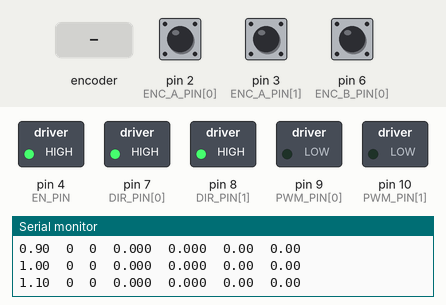
A sketch run on a simulated Arduino Uno, built with avr-gcc and run on an emulated ATmega328P. Parts: switched loads named in the sketch (green lamp = pin HIGH), the last lines printed to the serial monitor. The inputs (shaded band) are chosen by the test bench; at power-on: pin 2 (ENC_A_PIN[0]) HIGH, pin 3 (ENC_A_PIN[1]) HIGH, pin 6 (ENC_B_PIN[0]) HIGH.

Above: at 1.2 s.
1.3 s: rotary encoder on pin 2 (ENC_A_PIN[0]) / pin 6 (ENC_B_PIN[0]) turned 3 steps (first pin leading)
4.3 s: rotary encoder on pin 2 (ENC_A_PIN[0]) / pin 6 (ENC_B_PIN[0]) turned 1 step (first pin leading)
At 6.51 s:
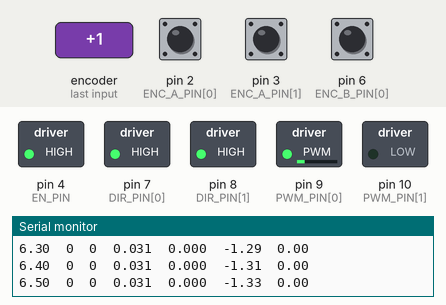
7.5 s: rotary encoder on pin 2 (ENC_A_PIN[0]) / pin 6 (ENC_B_PIN[0]) turned 3 steps (first pin leading)
10.5 s: rotary encoder on pin 2 (ENC_A_PIN[0]) / pin 6 (ENC_B_PIN[0]) turned 1 step (first pin leading)
Timing chart, 0 to 17.5 s (numbered marks = the images above; inputs shaded):
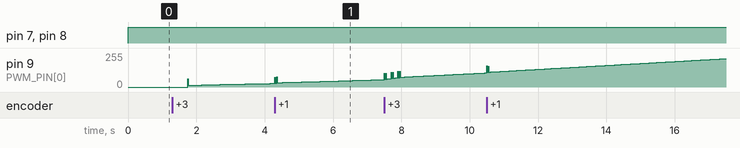

The sketch:

position_control.ino
```cpp
/*
 * EENG350 Mini Project - Two wheel position control.
 *
 * Holds each wheel at a goal position set by the Raspberry Pi over I2C.
 * Each wheel has two tape marks, 0 and 1, 180 degrees apart, and 0 faces up
 * when the Arduino is reset. A goal of 0 means 0 rad and a goal of 1 means
 * pi rad, measured from the position at reset. Returning to 0 unwinds back
 * to 0 rad rather than continuing on to 2*pi.
 *
 * Every 10 ms, for each wheel:
 *     pos_error      = desired_pos - actual_pos
 *     integral_error = integral_error + pos_error*dt
 *     desired_speed  = Kp_pos*pos_error + Ki_pos*integral_error
 *     Voltage        = Kp_vel*(desired_speed - actual_speed)
 *
 * Deadband: within DEADBAND_RAD of the goal the voltage is set to 0 and the
 * integral is frozen. Otherwise a voltage too small to overcome friction
 * sits on the motor and it whines. The Simulink model has no deadband.
 *
 * I2C protocol (Arduino is the slave at address 0x08)
 *   Pi -> Arduino, 3 bytes: [0, left_goal, right_goal]. Each goal is 0 or 1.
 *     From Python: bus.write_i2c_block_data(0x08, 0, [left, right])
 *     Any other message is ignored. The Arduino sends nothing back.
 *
 * Modes
 *   Normal (STEP_TEST not defined): goals come from the Pi
 *
 * Note: opening the USB serial port resets the Uno, which also resets the
 * encoder counts. Set both wheels to 0 before opening the serial monitor.
 *
 * Hardware
 *   Pololu dual MC33926 motor driver shield: pin 4 enable, pins 7/8 motor
 *   1/2 direction, pins 9/10 motor 1/2 PWM.
 *   Motor 1 = LEFT wheel.  Encoder A (yellow) -> pin 2, B (white) -> pin 6
 *   Motor 2 = RIGHT wheel. Encoder A (yellow) -> pin 3, B (white) -> pin 5
 *   Encoder Vcc (blue) -> 5 V, encoder GND (green) -> GND
 *   Raspberry Pi GPIO2 (SDA, pin 3)  -> Arduino A4 (SDA)
 *   Raspberry Pi GPIO3 (SCL, pin 5)  -> Arduino A5 (SCL)
 *   Raspberry Pi GND (pin 6)         -> Arduino GND
 */

#include <Wire.h>

// Uncomment to run the quadrant table as a step test instead of listening to the Pi
// #define STEP_TEST

// ------------------------------ settings ------------------------------------
const float Kp_vel = 3.2;
const float Kp_pos = 5.0;
const float Ki_pos = 2.0;
const float MAX_SPEED = 6.0;
const float Battery_Voltage = 7.0;
const float DEADBAND_RAD = 0.02;

const float COUNTS_PER_REV = 1600.0;
const int MOTOR_DIR[2] = {-1, -1};

const unsigned long desired_Ts_ms = 10;
const uint8_t I2C_ADDRESS = 0x08;

#ifdef STEP_TEST
const int SUITE_GOALS[][2] = {
    {0, 0},   // NE (start)
    {0, 1},   // NW: right 0 -> 1
    {1, 1},   // SW: left  0 -> 1
    {1, 0},   // SE: right 1 -> 0
    {0, 0},   // NE: left  1 -> 0
};
const int SUITE_STAGES = sizeof(SUITE_GOALS) / sizeof(SUITE_GOALS[0]);
const float STEP_TIME = 1.0;
const float STAGE_TIME = 3.0;
const float RUN_TIME = STEP_TIME + (SUITE_STAGES - 1) * STAGE_TIME;
bool finished = false;
#else
const unsigned int PRINT_EVERY = 10;
unsigned int pass_count = 0;
#endif
// ----------------------------------------------------------------------------

const int EN_PIN       = 4;
const int DIR_PIN[2]   = {7, 8};
const int PWM_PIN[2]   = {9, 10};
const int ENC_A_PIN[2] = {2, 3};
const int ENC_B_PIN[2] = {6, 5};

volatile long count[2] = {0, 0};       // encoder counts, updated in the interrupts

// Runs on every edge of channel A: if B differs from A the wheel turns forward.
void encoder1ISR() {
    if (digitalRead(ENC_A_PIN[0]) != digitalRead(ENC_B_PIN[0])) count[0]++;
    else                                                        count[0]--;
}
void encoder2ISR() {
    if (digitalRead(ENC_A_PIN[1]) != digitalRead(ENC_B_PIN[1])) count[1]++;
    else                                                        count[1]--;
}

long readCount(int i) {
    noInterrupts();
    long c = count[i];
    interrupts();
    return c;
}

// Controller state
int goal[2] = {0, 0};                  // goal tape mark for each wheel, 0 or 1
float prev_pos_rad[2] = {0, 0};        // wheel positions at the previous sample [rad]
float integral_error[2] = {0, 0};      // integral of the position error [rad*s]
unsigned long next_ms;                 // when the next sample is due
unsigned long start_us, last_us;       // start time and previous sample [us]

volatile uint8_t i2c_goal[2] = {0, 0};

// Called when the Pi writes. Accepts only [0, left, right] with goals 0 or 1.
void receiveEvent(int howMany) {
    uint8_t msg[3];
    int n = 0;
    while (Wire.available()) {             // read everything so the buffer is empty
        uint8_t c = Wire.read();
        if (n < 3) msg[n] = c;
        n++;
    }
    if (n == 3 && msg[0] == 0 && msg[1] <= 1 && msg[2] <= 1) {
        i2c_goal[0] = msg[1];
        i2c_goal[1] = msg[2];
    }
}

// The sign of the voltage goes to the DIR pin, its size to the PWM duty.
void applyVoltage(int i, float Voltage) {
    bool forward = (Voltage > 0);
    if (MOTOR_DIR[i] < 0) forward = !forward;
    digitalWrite(DIR_PIN[i], forward ? HIGH : LOW);
    float PWM = 255.0 * fabs(Voltage) / Battery_Voltage;   // 255 = full battery voltage
    analogWrite(PWM_PIN[i], min(PWM, 255.0));
}

void setup() {
    Serial.begin(115200);

    pinMode(EN_PIN, OUTPUT);
    digitalWrite(EN_PIN, HIGH);
    for (int i = 0; i < 2; i++) {
        pinMode(DIR_PIN[i], OUTPUT);
        pinMode(PWM_PIN[i], OUTPUT);
        pinMode(ENC_A_PIN[i], INPUT_PULLUP);
        pinMode(ENC_B_PIN[i], INPUT_PULLUP);
        analogWrite(PWM_PIN[i], 0);
    }

    attachInterrupt(digitalPinToInterrupt(ENC_A_PIN[0]), encoder1ISR, CHANGE);
    attachInterrupt(digitalPinToInterrupt(ENC_A_PIN[1]), encoder2ISR, CHANGE);

#ifndef STEP_TEST
    Wire.begin(I2C_ADDRESS);
    digitalWrite(SDA, LOW);
    digitalWrite(SCL, LOW);
    Wire.onReceive(receiveEvent);
#endif

    Serial.println("Ready!");
#ifndef STEP_TEST
    Serial.println("time\tgoalL\tgoalR\tposL\tposR\tVL\tVR");
#endif
    start_us = micros();
    last_us  = start_us;
    next_ms  = millis() + desired_Ts_ms;
}

void loop() {
    while (millis() < next_ms) { }  // wait for the next sample time
    next_ms += desired_Ts_ms;

    unsigned long now_us = micros();
    float dt = (now_us - last_us) * 1e-6;                // time since last sample [s]
    float current_time = (now_us - start_us) * 1e-6;     // time since start [s]
    last_us = now_us;

    // Goals for this sample
#ifdef STEP_TEST
    // Stage 0 until STEP_TIME, then the next stage every STAGE_TIME seconds
    int stage = 0;
    if (current_time >= STEP_TIME) stage = 1 + (int)((current_time - STEP_TIME) / STAGE_TIME);
    if (stage >= SUITE_STAGES) stage = SUITE_STAGES - 1;   // hold the last pair
    goal[0] = SUITE_GOALS[stage][0];
    goal[1] = SUITE_GOALS[stage][1];
#else
    noInterrupts();
    goal[0] = i2c_goal[0];
    goal[1] = i2c_goal[1];
    interrupts();
#endif

    float pos_rad[2];
    float Voltage[2];

    for (int i = 0; i < 2; i++) {
        // speed = change in wheel position [rad] / sample time [s]
        pos_rad[i] = 2 * PI * (float)readCount(i) / COUNTS_PER_REV;
        float actual_speed = (pos_rad[i] - prev_pos_rad[i]) / dt;
        prev_pos_rad[i] = pos_rad[i];

        // Outer loop: PI position controller gives the desired speed
        float desired_pos = goal[i] * PI;
        float pos_error = desired_pos - pos_rad[i];
        integral_error[i] += pos_error * dt;
        float desired_speed = Kp_pos * pos_error + Ki_pos * integral_error[i];

        bool saturated = false;
        if (desired_speed >  MAX_SPEED) { desired_speed =  MAX_SPEED; saturated = true; }
        if (desired_speed < -MAX_SPEED) { desired_speed = -MAX_SPEED; saturated = true; }

        // Inner loop: proportional velocity controller
        float error = desired_speed - actual_speed;
        Voltage[i] = Kp_vel * error;

        // the motor cannot get more than the battery voltage
        if (Voltage[i] >  Battery_Voltage) { Voltage[i] =  Battery_Voltage; saturated = true; }
        if (Voltage[i] < -Battery_Voltage) { Voltage[i] = -Battery_Voltage; saturated = true; }

        // Anti-windup: the motor can't respond to a bigger command
        if (saturated) integral_error[i] -= pos_error * dt;

        // Deadband: close enough to the goal
        if (fabs(pos_error) < DEADBAND_RAD) {
            Voltage[i] = 0;
            if (!saturated) integral_error[i] -= pos_error * dt;
        }

        applyVoltage(i, Voltage[i]);
    }

#ifdef STEP_TEST
    if (current_time < RUN_TIME) {
        Serial.print(current_time, 3);
        for (int i = 0; i < 2; i++) {
            Serial.print("\t");
            Serial.print(Voltage[i], 3);
            Serial.print("\t");
            Serial.print(pos_rad[i], 3);
        }
        Serial.print("\t");
        Serial.print(goal[0]);
        Serial.print("\t");
        Serial.print(goal[1]);
        Serial.println("");
    } else if (!finished) {
        Serial.println("Finished");
        finished = true;
    }
#else
    // Status line for debugging, 10 times a second
    if (++pass_count >= PRINT_EVERY) {
        pass_count = 0;
        Serial.print(current_time, 2);
        Serial.print("\t");
        Serial.print(goal[0]);
        Serial.print("\t");
        Serial.print(goal[1]);
        Serial.print("\t");
        Serial.print(pos_rad[0], 3);
        Serial.print("\t");
        Serial.print(pos_rad[1], 3);
        Serial.print("\t");
        Serial.print(Voltage[0], 2);
        Serial.print("\t");
        Serial.print(Voltage[1], 2);
        Serial.println("");
    }
#endif
}
```
